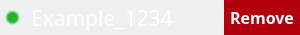
<?xml version="1.0" encoding="UTF-8"?>
<ui version="4.0">
 <class>UserListItem</class>
 <widget class="QWidget" name="UserListItem">
  <property name="geometry">
   <rect>
    <x>0</x>
    <y>0</y>
    <width>300</width>
    <height>35</height>
   </rect>
  </property>
  <property name="sizePolicy">
   <sizepolicy hsizetype="Fixed" vsizetype="Fixed">
    <horstretch>0</horstretch>
    <verstretch>0</verstretch>
   </sizepolicy>
  </property>
  <property name="windowTitle">
   <string>Form</string>
  </property>
  <layout class="QHBoxLayout" name="horizontalLayout">
   <property name="spacing">
    <number>0</number>
   </property>
   <property name="leftMargin">
    <number>0</number>
   </property>
   <property name="topMargin">
    <number>0</number>
   </property>
   <property name="rightMargin">
    <number>0</number>
   </property>
   <property name="bottomMargin">
    <number>0</number>
   </property>
   <item>
    <widget class="QWidget" name="widget" native="true">
     <property name="sizePolicy">
      <sizepolicy hsizetype="Expanding" vsizetype="Preferred">
       <horstretch>0</horstretch>
       <verstretch>0</verstretch>
      </sizepolicy>
     </property>
     <property name="styleSheet">
      <string notr="true">QWidget#widget:hover {
	background-color: #545454;
} </string>
     </property>
     <layout class="QHBoxLayout" name="horizontalLayout_7">
      <property name="leftMargin">
       <number>0</number>
      </property>
      <property name="topMargin">
       <number>0</number>
      </property>
      <property name="rightMargin">
       <number>0</number>
      </property>
      <property name="bottomMargin">
       <number>0</number>
      </property>
      <item>
       <widget class="QStackedWidget" name="online_status">
        <property name="sizePolicy">
         <sizepolicy hsizetype="Fixed" vsizetype="Fixed">
          <horstretch>0</horstretch>
          <verstretch>0</verstretch>
         </sizepolicy>
        </property>
        <property name="minimumSize">
         <size>
          <width>25</width>
          <height>35</height>
         </size>
        </property>
        <property name="maximumSize">
         <size>
          <width>25</width>
          <height>35</height>
         </size>
        </property>
        <property name="styleSheet">
         <string notr="true">background-color: rgba(0,0,0,0);</string>
        </property>
        <property name="currentIndex">
         <number>1</number>
        </property>
        <widget class="QWidget" name="offline">
         <layout class="QVBoxLayout" name="verticalLayout_11">
          <property name="leftMargin">
           <number>5</number>
          </property>
          <property name="topMargin">
           <number>10</number>
          </property>
          <property name="rightMargin">
           <number>5</number>
          </property>
          <property name="bottomMargin">
           <number>10</number>
          </property>
          <item>
           <widget class="QWidget" name="red" native="true">
            <property name="styleSheet">
             <string notr="true">background-color: qradialgradient(spread:pad, cx:0.5, cy:0.5, radius:0.5, fx:0.5, fy:0.5, stop:0.602273 rgba(177, 0, 15, 255), stop:1 rgba(50, 54, 63, 0));</string>
            </property>
           </widget>
          </item>
         </layout>
        </widget>
        <widget class="QWidget" name="online">
         <property name="styleSheet">
          <string notr="true"/>
         </property>
         <layout class="QVBoxLayout" name="verticalLayout_12">
          <property name="leftMargin">
           <number>5</number>
          </property>
          <property name="topMargin">
           <number>10</number>
          </property>
          <property name="rightMargin">
           <number>5</number>
          </property>
          <property name="bottomMargin">
           <number>10</number>
          </property>
          <item>
           <widget class="QWidget" name="green" native="true">
            <property name="styleSheet">
             <string notr="true">background-color: qradialgradient(spread:pad, cx:0.5, cy:0.5, radius:0.5, fx:0.5, fy:0.5, stop:0.602273 rgba(32, 183, 39, 255), stop:1 rgba(255, 255, 255, 0));</string>
            </property>
           </widget>
          </item>
         </layout>
        </widget>
       </widget>
      </item>
      <item>
       <widget class="QLabel" name="name">
        <property name="sizePolicy">
         <sizepolicy hsizetype="Preferred" vsizetype="Expanding">
          <horstretch>0</horstretch>
          <verstretch>0</verstretch>
         </sizepolicy>
        </property>
        <property name="font">
         <font>
          <family>Trebuchet MS</family>
          <pointsize>16</pointsize>
         </font>
        </property>
        <property name="styleSheet">
         <string notr="true">color: white;
background-color: rgba(0,0,0,0);</string>
        </property>
        <property name="text">
         <string>Example_1234</string>
        </property>
        <property name="alignment">
         <set>Qt::AlignLeading|Qt::AlignLeft|Qt::AlignVCenter</set>
        </property>
       </widget>
      </item>
      <item>
       <widget class="QStackedWidget" name="button">
        <property name="sizePolicy">
         <sizepolicy hsizetype="Maximum" vsizetype="Preferred">
          <horstretch>0</horstretch>
          <verstretch>0</verstretch>
         </sizepolicy>
        </property>
        <property name="styleSheet">
         <string notr="true">background-color: rgba(0,0,0,0);</string>
        </property>
        <property name="currentIndex">
         <number>0</number>
        </property>
        <widget class="QWidget" name="remove">
         <layout class="QVBoxLayout" name="verticalLayout_9">
          <property name="leftMargin">
           <number>0</number>
          </property>
          <property name="topMargin">
           <number>0</number>
          </property>
          <property name="rightMargin">
           <number>0</number>
          </property>
          <property name="bottomMargin">
           <number>0</number>
          </property>
          <item>
           <widget class="QPushButton" name="remove_button">
            <property name="sizePolicy">
             <sizepolicy hsizetype="Minimum" vsizetype="Expanding">
              <horstretch>0</horstretch>
              <verstretch>0</verstretch>
             </sizepolicy>
            </property>
            <property name="minimumSize">
             <size>
              <width>0</width>
              <height>30</height>
             </size>
            </property>
            <property name="font">
             <font>
              <family>Trebuchet MS</family>
              <pointsize>12</pointsize>
              <weight>75</weight>
              <italic>false</italic>
              <bold>true</bold>
             </font>
            </property>
            <property name="focusPolicy">
             <enum>Qt::NoFocus</enum>
            </property>
            <property name="styleSheet">
             <string notr="true">QPushButton {
background-color: rgb(36, 33, 30);
color: white; 
font:bold;
padding: 4px 6px 4px 6px;
border: 0px;
}

QPushButton:hover {
	background-color: rgba(177, 127, 0, 0.6);
}

QPushButton:checked {
	background-color: rgb(177, 0, 15);
}</string>
            </property>
            <property name="text">
             <string>Remove</string>
            </property>
            <property name="checkable">
             <bool>true</bool>
            </property>
            <property name="checked">
             <bool>true</bool>
            </property>
           </widget>
          </item>
         </layout>
        </widget>
        <widget class="QWidget" name="add">
         <layout class="QVBoxLayout" name="verticalLayout_10">
          <property name="leftMargin">
           <number>0</number>
          </property>
          <property name="topMargin">
           <number>0</number>
          </property>
          <property name="rightMargin">
           <number>0</number>
          </property>
          <property name="bottomMargin">
           <number>0</number>
          </property>
          <item>
           <widget class="QPushButton" name="add_button">
            <property name="enabled">
             <bool>false</bool>
            </property>
            <property name="sizePolicy">
             <sizepolicy hsizetype="Minimum" vsizetype="Expanding">
              <horstretch>0</horstretch>
              <verstretch>0</verstretch>
             </sizepolicy>
            </property>
            <property name="minimumSize">
             <size>
              <width>0</width>
              <height>30</height>
             </size>
            </property>
            <property name="font">
             <font>
              <family>Trebuchet MS</family>
              <pointsize>12</pointsize>
              <weight>75</weight>
              <italic>false</italic>
              <bold>true</bold>
             </font>
            </property>
            <property name="focusPolicy">
             <enum>Qt::NoFocus</enum>
            </property>
            <property name="styleSheet">
             <string notr="true">QPushButton {
background-color: rgb(30, 33, 36);
color: white; 
font:bold;
padding: 4px 6px 4px 6px;
border: 0px;
}

QPushButton:hover {
	background-color: rgba(0, 127, 177, 0.6);
}

QPushButton:checked {
	background-color: rgb(0, 127, 177);
}</string>
            </property>
            <property name="text">
             <string>Add</string>
            </property>
            <property name="checkable">
             <bool>true</bool>
            </property>
            <property name="checked">
             <bool>true</bool>
            </property>
           </widget>
          </item>
         </layout>
        </widget>
       </widget>
      </item>
     </layout>
    </widget>
   </item>
  </layout>
 </widget>
 <resources/>
 <connections/>
</ui>
